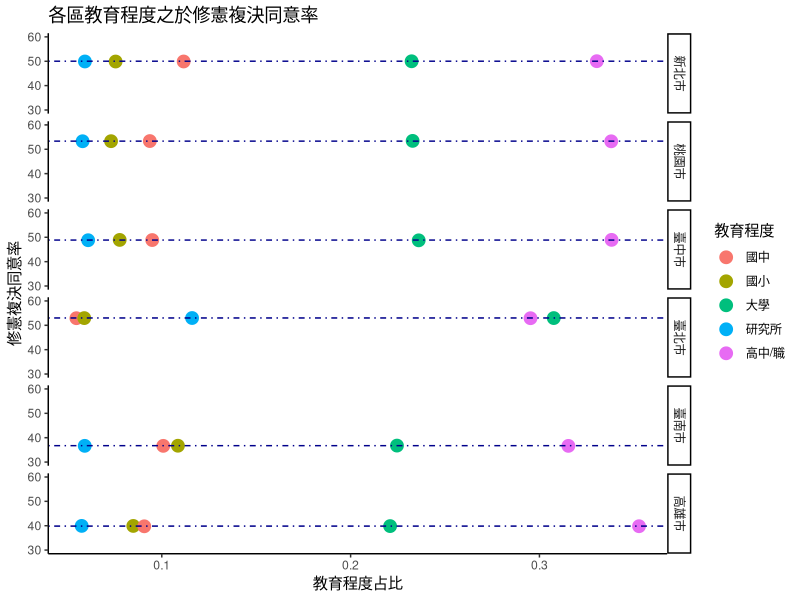
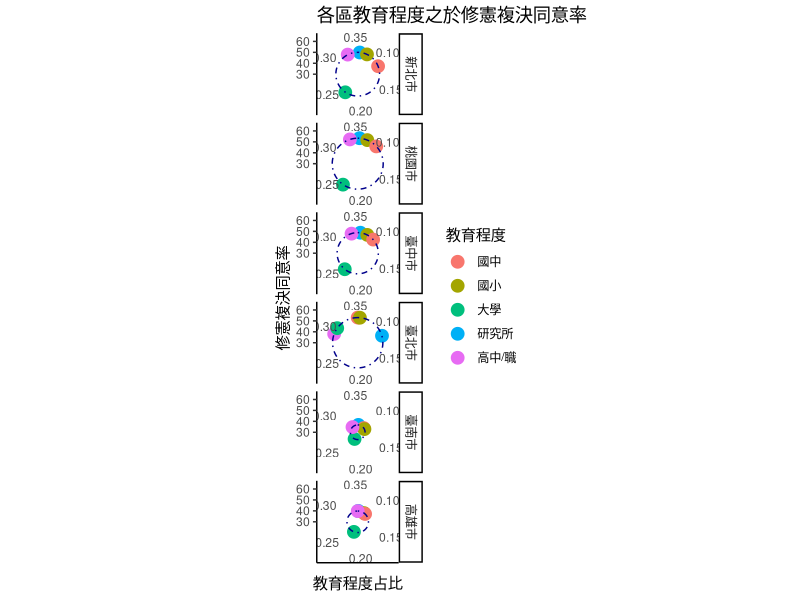
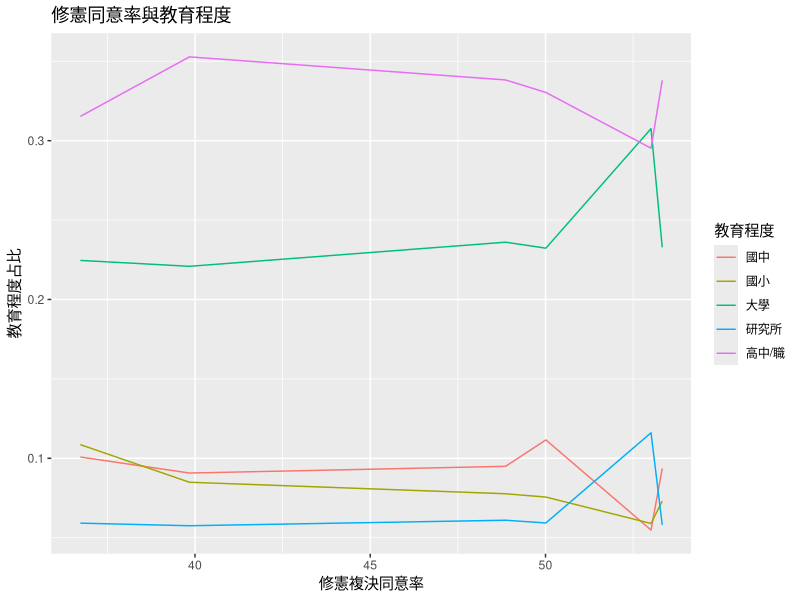
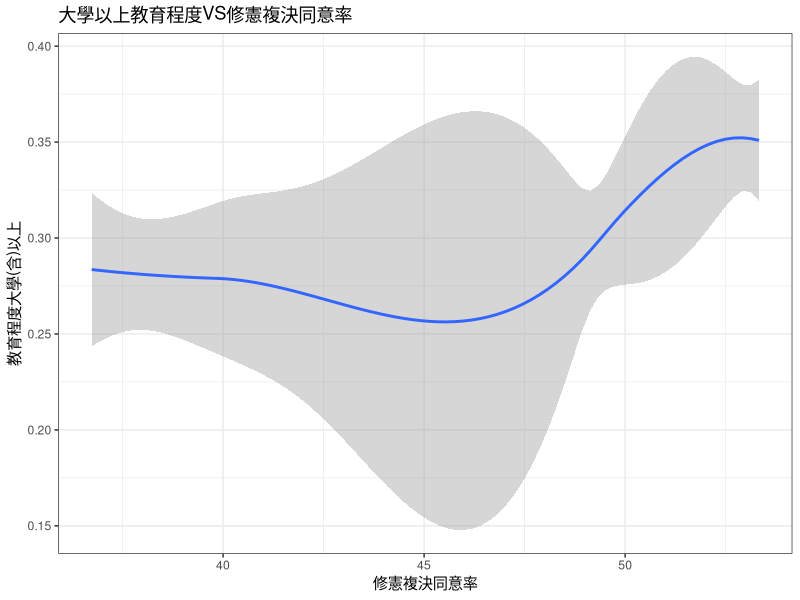

Source code (R) for these figures, in order:
#姓名:王宣筑  學號:A1083355  R期末project
install.packages("readxl")
library(readxl) 
library(tools)
library(tidyverse)
library(magrittr)

#設定讀取路徑
setwd(getwd())

#讀檔
tckt<-read.csv("rftckt.csv")  #公投票
area<-read.csv("rfarea.csv",fileEncoding ="UTF-8")  #中文有亂碼，故須加fileEncoding ="UTF-8"

#####萃取資料
tckt%<>%filter(prv_code>0,city_code==0,area_code==0,dept_code==0)
area%<>%filter(prv_code>0,city_code==0,area_code==0,dept_code==0)
#first:第一個合併檔(公投票+地區)
first<-area%>%select("prv_code","area_name")%>%left_join(tckt,by="prv_code")%>%select(prv_code,area_name,agree_ticket_percent)

#教育程度
edu<-read_xlsx("education2021.xlsx")
edu%<>%rename(area="02-02 臺閩地區十五歲以上人口戶籍註記教育程度 Population of 15 Years and Over by Educational Attainment in Taiwan-Fuchien Area")
edu%<>%rename(sex=2,fifteen_up_people=4,totalliterate=5,graduate_school=6,graduate_school_rate=7,university=8,university_rate=9,
               junior_college_2or3=10,junior_college_2or3_rate=11,junior_college_last2=12,junior_college_last2_rate=13,senior_high=14,senior_high_rate=15,
               senior_vocational=16,senior_vocational_rate=17,junior_high=19,junior_high_rate=20,
               junior_vocational=21,junior_vocational_rate=22,primary=23,primary_rate=24,self_study=25,illeterate=26)

#公投票檔與教育程度合併(ff)
ff<- first%>%left_join(edu,by=c("area_name"="area"))
ff%<>%mutate(graduate_school_rate=as.numeric(graduate_school)/as.numeric(fifteen_up_people),
             university_rate=as.numeric(university)/as.numeric(fifteen_up_people),
             junior_college_2or3_rate=as.numeric(junior_college_2or3)/as.numeric(fifteen_up_people),
             junior_college_last2_rate=as.numeric(junior_college_last2)/as.numeric(fifteen_up_people),
             senior_high_rate=as.numeric(senior_high)/as.numeric(fifteen_up_people),
             senior_vocational_rate=as.numeric(senior_vocational)/as.numeric(fifteen_up_people),
             junior_high_rate=as.numeric(junior_high)/as.numeric(fifteen_up_people),
             junior_vocational_rate=as.numeric(junior_vocational)/as.numeric(fifteen_up_people),
             primary_rate=as.numeric(primary)/as.numeric(fifteen_up_people),
             self_study=as.numeric(self_study)/as.numeric(fifteen_up_people),
             illeterate=as.numeric(illeterate)/as.numeric(fifteen_up_people),
             university_up=graduate_school_rate+university_rate,
             junior_rate=junior_high_rate+junior_vocational_rate,
             senior_rate=junior_college_2or3_rate+junior_college_last2_rate+senior_high_rate+senior_vocational_rate)

#資料變長
#final_draw_ff 用來繪圖的資料集
final_draw_ff<- ff%>%select(c(2:3,graduate_school_rate,university_rate,senior_rate,junior_rate,primary_rate,university_up))
final_draw_ff%<>%pivot_longer(
  col=-c(area_name,agree_ticket_percent,university_up),
  names_to = "education_level",
  values_to = "rate"
)


#整理
final_draw_ff%<>%mutate(education_level=case_when(
  .$education_level=="graduate_school_rate"~"研究所",
  .$education_level=="university_rate"~"大學",
  .$education_level=="senior_rate"~"高中/職",
  .$education_level=="junior_rate"~"國中",
  .$education_level=="primary_rate"~"國小"
))
#依照同意票數由大排到小
final_draw_ff%<>%group_by(area_name,agree_ticket_percent)%>%arrange(desc(agree_ticket_percent))

#繪圖
##1.各城市"整體"教育水準之於修憲複決同意率
final_draw_ff%>%group_by(area_name,agree_ticket_percent)%>%arrange(desc(agree_ticket_percent))%>%
  ggplot(aes(y=agree_ticket_percent,x=rate,color=education_level))+
  geom_count(position="jitter",size=4)+
  geom_hline(aes(yintercept=agree_ticket_percent),linetype="dotdash",colour="dark blue")+
  facet_grid(area_name~.)+
  labs(x="教育程度占比",
       y="修憲複決同意率",
       title="各區教育程度之於修憲複決同意率",
       color="教育程度")+
  theme_classic()+
  ylim(30,60)

##1-2.
final_draw_ff%>%group_by(area_name,agree_ticket_percent)%>%arrange(desc(agree_ticket_percent))%>%
  ggplot(aes(y=agree_ticket_percent,x=rate,color=education_level))+
  geom_count(position="jitter",size=4)+
  geom_hline(aes(yintercept=agree_ticket_percent),linetype="dotdash",colour="dark blue")+coord_polar()+
  facet_grid(area_name~.)+
  labs(x="教育程度占比",
       y="修憲複決同意率",
       title="各區教育程度之於修憲複決同意率",
       color="教育程度")+
  theme_classic()+
  ylim(30,60)

##2.教育程度與公投同意票數的摺線圖
final_draw_ff%>%
  ggplot()+
  geom_line(aes(x=agree_ticket_percent,y=rate,color=education_level))+
  labs(x="修憲複決同意率",y="教育程度占比",
       title="修憲同意率與教育程度",
       color="教育程度")+
  theme_gray()
  

###3.高等教育(大學+研究所) VS 同意票
final_draw_ff%>% 
  ggplot(aes(x=agree_ticket_percent,y=university_up))+
  geom_smooth()+
  labs(x="修憲複決同意率",
       y="教育程度大學(含)以上",
       title="大學以上教育程度VS修憲複決同意率")+
  theme_bw()





